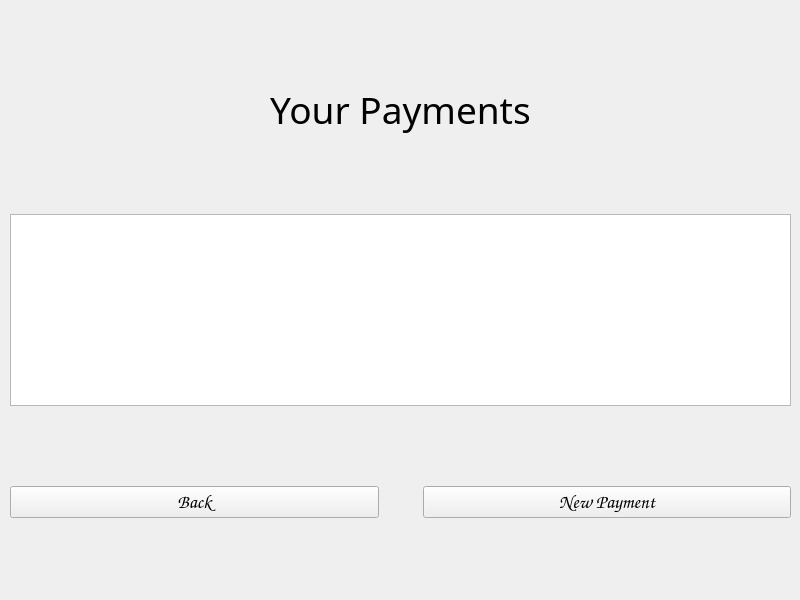
<?xml version="1.0" encoding="UTF-8"?>
<ui version="4.0">
 <class>PaymentsMenu</class>
 <widget class="QWidget" name="PaymentsMenu">
  <property name="geometry">
   <rect>
    <x>0</x>
    <y>0</y>
    <width>800</width>
    <height>600</height>
   </rect>
  </property>
  <property name="font">
   <font>
    <family>Comic Sans MS</family>
    <pointsize>14</pointsize>
   </font>
  </property>
  <property name="windowTitle">
   <string>Form</string>
  </property>
  <widget class="QWidget" name="verticalLayoutWidget">
   <property name="geometry">
    <rect>
     <x>10</x>
     <y>10</y>
     <width>781</width>
     <height>581</height>
    </rect>
   </property>
   <layout class="QVBoxLayout" name="MainLayout">
    <item>
     <spacer name="verticalSpacer_2">
      <property name="orientation">
       <enum>Qt::Vertical</enum>
      </property>
      <property name="sizeHint" stdset="0">
       <size>
        <width>20</width>
        <height>40</height>
       </size>
      </property>
     </spacer>
    </item>
    <item>
     <widget class="QLabel" name="PaymentsLabel">
      <property name="font">
       <font>
        <family>Playbill</family>
        <pointsize>28</pointsize>
       </font>
      </property>
      <property name="text">
       <string>Your Payments</string>
      </property>
      <property name="textFormat">
       <enum>Qt::PlainText</enum>
      </property>
      <property name="alignment">
       <set>Qt::AlignBottom|Qt::AlignHCenter</set>
      </property>
     </widget>
    </item>
    <item>
     <spacer name="verticalSpacer_4">
      <property name="orientation">
       <enum>Qt::Vertical</enum>
      </property>
      <property name="sizeHint" stdset="0">
       <size>
        <width>20</width>
        <height>40</height>
       </size>
      </property>
     </spacer>
    </item>
    <item>
     <widget class="QTableView" name="payments_table">
      <property name="sizeAdjustPolicy">
       <enum>QAbstractScrollArea::AdjustIgnored</enum>
      </property>
      <property name="editTriggers">
       <set>QAbstractItemView::NoEditTriggers</set>
      </property>
      <property name="selectionMode">
       <enum>QAbstractItemView::SingleSelection</enum>
      </property>
      <property name="selectionBehavior">
       <enum>QAbstractItemView::SelectRows</enum>
      </property>
     </widget>
    </item>
    <item>
     <spacer name="verticalSpacer">
      <property name="orientation">
       <enum>Qt::Vertical</enum>
      </property>
      <property name="sizeHint" stdset="0">
       <size>
        <width>20</width>
        <height>40</height>
       </size>
      </property>
     </spacer>
    </item>
    <item>
     <layout class="QHBoxLayout" name="ButtonsLayout">
      <item>
       <widget class="QPushButton" name="back_button">
        <property name="text">
         <string>Back</string>
        </property>
       </widget>
      </item>
      <item>
       <spacer name="horizontalSpacer_2">
        <property name="orientation">
         <enum>Qt::Horizontal</enum>
        </property>
        <property name="sizeType">
         <enum>QSizePolicy::Minimum</enum>
        </property>
        <property name="sizeHint" stdset="0">
         <size>
          <width>38</width>
          <height>18</height>
         </size>
        </property>
       </spacer>
      </item>
      <item>
       <widget class="QPushButton" name="new_payment_button">
        <property name="text">
         <string>New Payment</string>
        </property>
       </widget>
      </item>
     </layout>
    </item>
    <item>
     <spacer name="verticalSpacer_3">
      <property name="orientation">
       <enum>Qt::Vertical</enum>
      </property>
      <property name="sizeHint" stdset="0">
       <size>
        <width>20</width>
        <height>40</height>
       </size>
      </property>
     </spacer>
    </item>
   </layout>
  </widget>
 </widget>
 <resources/>
 <connections/>
</ui>
